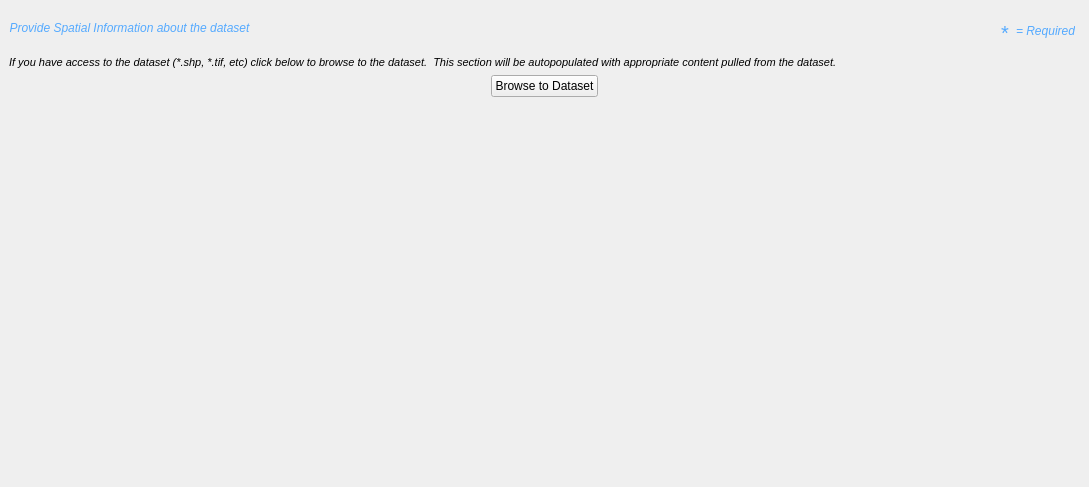
<?xml version="1.0" encoding="UTF-8"?>
<ui version="4.0">
 <class>spatial_tab</class>
 <widget class="QWidget" name="spatial_tab">
  <property name="geometry">
   <rect>
    <x>0</x>
    <y>0</y>
    <width>1089</width>
    <height>487</height>
   </rect>
  </property>
  <property name="windowTitle">
   <string>Form</string>
  </property>
  <layout class="QVBoxLayout" name="verticalLayout_2">
   <property name="spacing">
    <number>0</number>
   </property>
   <property name="leftMargin">
    <number>0</number>
   </property>
   <property name="topMargin">
    <number>3</number>
   </property>
   <property name="rightMargin">
    <number>0</number>
   </property>
   <property name="bottomMargin">
    <number>3</number>
   </property>
   <item>
    <widget class="QWidget" name="widget" native="true">
     <property name="sizePolicy">
      <sizepolicy hsizetype="Preferred" vsizetype="Fixed">
       <horstretch>0</horstretch>
       <verstretch>0</verstretch>
      </sizepolicy>
     </property>
     <property name="minimumSize">
      <size>
       <width>0</width>
       <height>25</height>
      </size>
     </property>
     <layout class="QVBoxLayout" name="verticalLayout_6">
      <item>
       <layout class="QHBoxLayout" name="horizontalLayout">
        <item>
         <widget class="QLabel" name="label_5">
          <property name="sizePolicy">
           <sizepolicy hsizetype="Fixed" vsizetype="Minimum">
            <horstretch>0</horstretch>
            <verstretch>0</verstretch>
           </sizepolicy>
          </property>
          <property name="minimumSize">
           <size>
            <width>15</width>
            <height>0</height>
           </size>
          </property>
          <property name="maximumSize">
           <size>
            <width>16777215</width>
            <height>20</height>
           </size>
          </property>
          <property name="font">
           <font>
            <family>Arial</family>
            <pointsize>9</pointsize>
            <weight>50</weight>
            <italic>false</italic>
            <bold>false</bold>
           </font>
          </property>
          <property name="toolTip">
           <string>Required</string>
          </property>
          <property name="text">
           <string>&lt;html&gt;&lt;head/&gt;&lt;body&gt;&lt;p&gt;&lt;span style=&quot; font-style:italic; color:#55aaff;&quot;&gt;Provide Spatial Information about the dataset&lt;/span&gt;&lt;/p&gt;&lt;/body&gt;&lt;/html&gt;</string>
          </property>
          <property name="textFormat">
           <enum>Qt::RichText</enum>
          </property>
          <property name="scaledContents">
           <bool>false</bool>
          </property>
          <property name="alignment">
           <set>Qt::AlignHCenter|Qt::AlignTop</set>
          </property>
          <property name="margin">
           <number>0</number>
          </property>
          <property name="indent">
           <number>0</number>
          </property>
         </widget>
        </item>
        <item>
         <spacer name="horizontalSpacer_2">
          <property name="orientation">
           <enum>Qt::Horizontal</enum>
          </property>
          <property name="sizeType">
           <enum>QSizePolicy::MinimumExpanding</enum>
          </property>
          <property name="sizeHint" stdset="0">
           <size>
            <width>321</width>
            <height>20</height>
           </size>
          </property>
         </spacer>
        </item>
        <item>
         <widget class="QWidget" name="widget" native="true">
          <property name="sizePolicy">
           <sizepolicy hsizetype="Fixed" vsizetype="Preferred">
            <horstretch>0</horstretch>
            <verstretch>0</verstretch>
           </sizepolicy>
          </property>
          <layout class="QHBoxLayout" name="horizontalLayout_3">
           <property name="spacing">
            <number>0</number>
           </property>
           <property name="leftMargin">
            <number>5</number>
           </property>
           <property name="rightMargin">
            <number>5</number>
           </property>
           <item>
            <widget class="QLabel" name="label_4">
             <property name="sizePolicy">
              <sizepolicy hsizetype="Fixed" vsizetype="Minimum">
               <horstretch>0</horstretch>
               <verstretch>0</verstretch>
              </sizepolicy>
             </property>
             <property name="minimumSize">
              <size>
               <width>15</width>
               <height>0</height>
              </size>
             </property>
             <property name="maximumSize">
              <size>
               <width>16777215</width>
               <height>20</height>
              </size>
             </property>
             <property name="font">
              <font>
               <family>Arial</family>
               <pointsize>9</pointsize>
               <weight>50</weight>
               <italic>false</italic>
               <bold>false</bold>
              </font>
             </property>
             <property name="toolTip">
              <string>Required</string>
             </property>
             <property name="text">
              <string>&lt;html&gt;&lt;head/&gt;&lt;body&gt;&lt;p&gt;&lt;span style=&quot; font-size:15pt; color:#55aaff;&quot;&gt;*&lt;/span&gt;&lt;/p&gt;&lt;/body&gt;&lt;/html&gt;</string>
             </property>
             <property name="textFormat">
              <enum>Qt::RichText</enum>
             </property>
             <property name="scaledContents">
              <bool>true</bool>
             </property>
             <property name="alignment">
              <set>Qt::AlignBottom|Qt::AlignLeading|Qt::AlignLeft</set>
             </property>
             <property name="margin">
              <number>0</number>
             </property>
             <property name="indent">
              <number>0</number>
             </property>
            </widget>
           </item>
           <item>
            <widget class="QLabel" name="label_3">
             <property name="sizePolicy">
              <sizepolicy hsizetype="Fixed" vsizetype="Minimum">
               <horstretch>0</horstretch>
               <verstretch>0</verstretch>
              </sizepolicy>
             </property>
             <property name="maximumSize">
              <size>
               <width>16777215</width>
               <height>20</height>
              </size>
             </property>
             <property name="font">
              <font>
               <family>Arial</family>
               <pointsize>9</pointsize>
               <weight>50</weight>
               <italic>false</italic>
               <bold>false</bold>
              </font>
             </property>
             <property name="toolTip">
              <string>Required</string>
             </property>
             <property name="text">
              <string>&lt;html&gt;&lt;head/&gt;&lt;body&gt;&lt;p&gt;&lt;span style=&quot; font-size:9pt; font-style:italic; color:#55aaff;&quot;&gt;= Required&lt;/span&gt;&lt;/p&gt;&lt;/body&gt;&lt;/html&gt;</string>
             </property>
             <property name="textFormat">
              <enum>Qt::RichText</enum>
             </property>
             <property name="scaledContents">
              <bool>false</bool>
             </property>
             <property name="alignment">
              <set>Qt::AlignLeading|Qt::AlignLeft|Qt::AlignVCenter</set>
             </property>
             <property name="margin">
              <number>0</number>
             </property>
             <property name="indent">
              <number>0</number>
             </property>
            </widget>
           </item>
          </layout>
         </widget>
        </item>
       </layout>
      </item>
      <item>
       <layout class="QHBoxLayout" name="horizontalLayout_5">
        <item>
         <widget class="QLabel" name="label">
          <property name="styleSheet">
           <string notr="true">font: italic 8pt;</string>
          </property>
          <property name="text">
           <string>If you have access to the dataset (*.shp, *.tif, etc) click below to browse to the dataset.  This section will be autopopulated with appropriate content pulled from the dataset.</string>
          </property>
          <property name="textFormat">
           <enum>Qt::PlainText</enum>
          </property>
          <property name="wordWrap">
           <bool>false</bool>
          </property>
         </widget>
        </item>
       </layout>
      </item>
      <item>
       <layout class="QHBoxLayout" name="horizontalLayout_6">
        <item>
         <spacer name="horizontalSpacer_5">
          <property name="orientation">
           <enum>Qt::Horizontal</enum>
          </property>
          <property name="sizeType">
           <enum>QSizePolicy::MinimumExpanding</enum>
          </property>
          <property name="sizeHint" stdset="0">
           <size>
            <width>0</width>
            <height>20</height>
           </size>
          </property>
         </spacer>
        </item>
        <item>
         <widget class="QPushButton" name="btn_browse">
          <property name="text">
           <string>Browse to Dataset</string>
          </property>
         </widget>
        </item>
        <item>
         <spacer name="horizontalSpacer_3">
          <property name="orientation">
           <enum>Qt::Horizontal</enum>
          </property>
          <property name="sizeType">
           <enum>QSizePolicy::MinimumExpanding</enum>
          </property>
          <property name="sizeHint" stdset="0">
           <size>
            <width>0</width>
            <height>20</height>
           </size>
          </property>
         </spacer>
        </item>
       </layout>
      </item>
     </layout>
    </widget>
   </item>
   <item>
    <layout class="QVBoxLayout" name="verticalLayout">
     <property name="spacing">
      <number>3</number>
     </property>
     <item>
      <layout class="QHBoxLayout" name="horizontalLayout_2">
       <property name="spacing">
        <number>0</number>
       </property>
       <property name="leftMargin">
        <number>0</number>
       </property>
       <item>
        <widget class="QScrollArea" name="spatial_scroll_area">
         <property name="sizePolicy">
          <sizepolicy hsizetype="Expanding" vsizetype="Preferred">
           <horstretch>0</horstretch>
           <verstretch>0</verstretch>
          </sizepolicy>
         </property>
         <property name="frameShape">
          <enum>QFrame::NoFrame</enum>
         </property>
         <property name="frameShadow">
          <enum>QFrame::Plain</enum>
         </property>
         <property name="widgetResizable">
          <bool>true</bool>
         </property>
         <widget class="QWidget" name="spatial_main_widget">
          <property name="geometry">
           <rect>
            <x>0</x>
            <y>0</y>
            <width>1085</width>
            <height>385</height>
           </rect>
          </property>
          <layout class="QVBoxLayout" name="verticalLayout_3">
           <item>
            <spacer name="verticalSpacer">
             <property name="orientation">
              <enum>Qt::Vertical</enum>
             </property>
             <property name="sizeHint" stdset="0">
              <size>
               <width>20</width>
               <height>40</height>
              </size>
             </property>
            </spacer>
           </item>
           <item>
            <widget class="QWidget" name="two_column" native="true">
             <layout class="QHBoxLayout" name="horizontalLayout_4">
              <property name="spacing">
               <number>3</number>
              </property>
              <property name="leftMargin">
               <number>0</number>
              </property>
              <property name="topMargin">
               <number>0</number>
              </property>
              <property name="rightMargin">
               <number>0</number>
              </property>
              <property name="bottomMargin">
               <number>0</number>
              </property>
              <item>
               <widget class="QWidget" name="two_column_left" native="true">
                <layout class="QVBoxLayout" name="verticalLayout_5">
                 <property name="leftMargin">
                  <number>0</number>
                 </property>
                 <property name="topMargin">
                  <number>3</number>
                 </property>
                 <property name="rightMargin">
                  <number>3</number>
                 </property>
                 <property name="bottomMargin">
                  <number>3</number>
                 </property>
                 <item>
                  <spacer name="verticalSpacer_2">
                   <property name="orientation">
                    <enum>Qt::Vertical</enum>
                   </property>
                   <property name="sizeType">
                    <enum>QSizePolicy::Expanding</enum>
                   </property>
                   <property name="sizeHint" stdset="0">
                    <size>
                     <width>20</width>
                     <height>0</height>
                    </size>
                   </property>
                  </spacer>
                 </item>
                </layout>
               </widget>
              </item>
              <item>
               <widget class="QWidget" name="two_column_right" native="true">
                <layout class="QVBoxLayout" name="verticalLayout_4">
                 <property name="leftMargin">
                  <number>3</number>
                 </property>
                 <property name="topMargin">
                  <number>3</number>
                 </property>
                 <property name="rightMargin">
                  <number>0</number>
                 </property>
                 <property name="bottomMargin">
                  <number>3</number>
                 </property>
                 <item>
                  <spacer name="verticalSpacer_3">
                   <property name="orientation">
                    <enum>Qt::Vertical</enum>
                   </property>
                   <property name="sizeType">
                    <enum>QSizePolicy::Expanding</enum>
                   </property>
                   <property name="sizeHint" stdset="0">
                    <size>
                     <width>20</width>
                     <height>0</height>
                    </size>
                   </property>
                  </spacer>
                 </item>
                </layout>
               </widget>
              </item>
             </layout>
            </widget>
           </item>
           <item>
            <spacer name="verticalSpacer_4">
             <property name="orientation">
              <enum>Qt::Vertical</enum>
             </property>
             <property name="sizeHint" stdset="0">
              <size>
               <width>20</width>
               <height>0</height>
              </size>
             </property>
            </spacer>
           </item>
          </layout>
         </widget>
        </widget>
       </item>
      </layout>
     </item>
    </layout>
   </item>
  </layout>
 </widget>
 <resources/>
 <connections/>
</ui>
